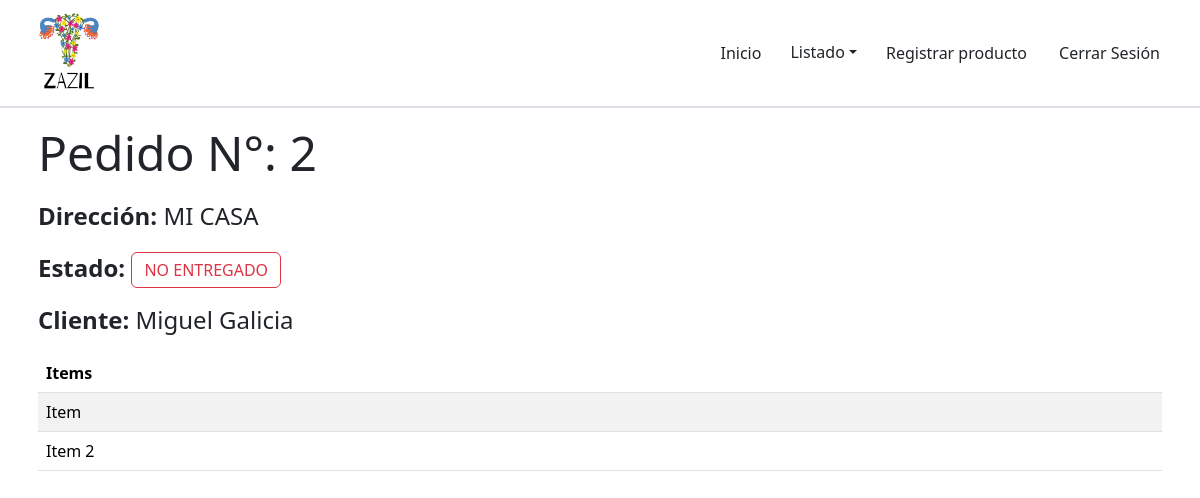
/pedidoExtend/2 (signed in), run on the app's committed database.
### base/models.py (models this page shows, shortened)
class Pedido(models.Model):
    entregado = models.BooleanField(default=False)
    cliente = models.ForeignKey('Usuario', on_delete=models.SET_NULL, null=True)
    total = models.FloatField(null=True, blank=True)
    items = models.ManyToManyField(Item, through='Pedido_Items')

class Usuario(AbstractBaseUser, PermissionsMixin):
    is_active = models.BooleanField(default=True)
    is_staff = models.BooleanField(default=False)
    phone_regex = RegexValidator(regex=r'^\+?1?\d{9,15}$', message="El número de teléfono debe cumplir con el formato: '+999999999'. Solo se permiten números con 15 digitos.")
    email = models.EmailField(null=True, blank=True,unique=True)
    nombre = models.CharField(null=True,blank=True,max_length=550)
    es_admin = models.BooleanField(default=False)
    direccion = models.TextField(null=True,blank=True)
    phone_number = models.CharField(validators=[phone_regex], max_length=17, blank=True)
    edad = models.IntegerField(null=True,blank=True,validators=[MinValueValidator(0)])
    genero = models.CharField(null=True,blank=True,max_length=15)
    objects = CustomUserManager()
    USERNAME_FIELD = 'email'
    REQUIRED_FIELDS = []
    def __str__(self):
        return self.nombre if self.nombre else ""

class Item(models.Model):
    nombre = models.CharField(max_length=255)
    stock = models.IntegerField()
    precio = models.FloatField()
    descuento = models.FloatField(null=True, blank=True)
    descripcion = models.TextField()
    categoria = models.ForeignKey('Categoria', on_delete=models.SET_NULL, null=True)
    imagen = models.ImageField(upload_to="items", null=True, blank=True)

### base/views.py (the view)
# urls.py: path('pedidoExtend/<int:pk>',views.pedidosExtendView,name='pedidosExtend'),
@login_required
def pedidosExtendView(request,pk):
    context = {
        'pedido': Pedido.objects.get(id = pk)
    }
    return render(request,'pedidosExtend.html', context)

### base/templates/pedidosExtend.html (shortened to what this page needs)
{% extends 'base.html' %}
{% block content %}
<div class="container p-2 my-2">
    <p class="display-5">Pedido N°: {{pedido.id}}</p>
    <p class="fs-4"><strong>Dirección: </strong>{{pedido.cliente.direccion}}</p>
    {% if pedido.entregado %}
        <p class="fs-4"><strong>Estado: </strong><a data-bs-toggle="tooltip" title="Cambiar Estado" href="{% url 'editarPedido' pedido.id %}"
            style="display: inline;" class="btn btn-outline-success">ENTREGADO</a></p>
    {% else %}
    <p class="fs-4"><strong>Estado: </strong><a data-bs-toggle="tooltip" title="Cambiar Estado" href="{% url 'editarPedido' pedido.id %}"
        style="display: inline;" class="btn btn-outline-danger">NO ENTREGADO</a></p>
    {% endif %}
    <p class="fs-4"><strong>Cliente: </strong>{{pedido.cliente}}</p>
    <table class="table table-hover table-striped">
        <thead>
            <tr>
                <th>Items</th>
            </tr>
        </thead>
        <tbody>
        {% for item in pedido.items.all %}
            <tr>
                <td>{{item.nombre}}</td>
            </tr>
        {% endfor %}
        </tbody>
    </table>
</div>
{% endblock %}

### data on the page
Pedido: id "2", cliente.direccion "MI CASA", cliente "Miguel Galicia"
Item: nombre "Item"
Item: nombre "Item 2"
